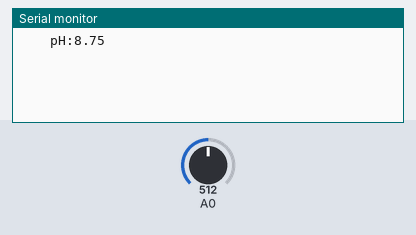
Simulated run of this sketch. Board: Arduino Uno, built with avr-gcc and run on an emulated ATmega328P. On the bench: the last lines printed to the serial monitor. The inputs (shaded band) are chosen by the test bench; at power-on: A0 = 512.

Above: at 1.2 s.
1.3 s: A0 set to 716
At 2.6 s:
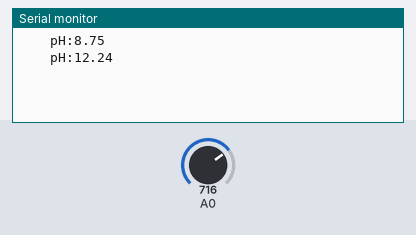
2.8 s: A0 set to 900
At 5.5 s:
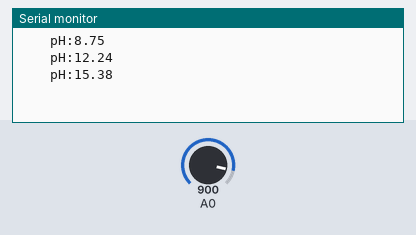
Timing chart, 0 to 7.0 s (numbered marks = the images above; inputs shaded):
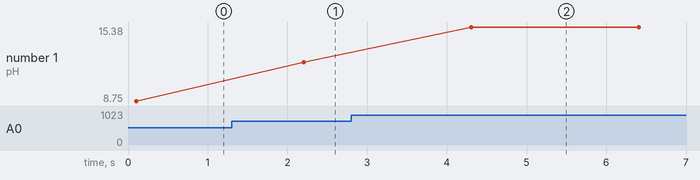

Measured:
- after the input at 1.3 s, the serial monitor: prints a new line after 0.90 s (image 1)
- after the input at 2.8 s, the serial monitor: prints a new line after 1.5 s (image 2)
- plotted number 1: 8.75 → 12.24 after the input at 1.3 s, 12.24 → 15.38 after the input at 2.8 s

The sketch:

pHmeter_test.ino
```cpp
unsigned long int avgValue;  //Store the average value of the sensor feedback
float b;
int buf[10],temp;
float comp = 0.00 ;            //deviation componsation may differ from sensor to sensor.


void setup() {
  Serial.begin(9600);

}

void loop() {
    for(int i=0;i<10;i++)       //getting 10 sample values for averaging
  {
    buf[i]=analogRead(A0);
    delay(10);
  }
  for(int i=0;i<9;i++)        //sorting
  {
    for(int j=i+1;j<10;j++)
    {
      if(buf[i]>buf[j])
      {
        temp=buf[i];
        buf[i]=buf[j];
        buf[j]=temp;
      }
    }
  }
  avgValue=0;
  for(int i=2;i<8;i++)                            //taking 6 center values
    avgValue+=buf[i];
  float phValue=(float)avgValue*5.0/1024/6;     //converting to millivolts
  phValue=3.5*phValue+comp;                          // converting to millivolts and also taking offset value

  Serial.print("    pH:");
  Serial.print(phValue,2);
  Serial.println(" ");
  delay(2000);
}
```
